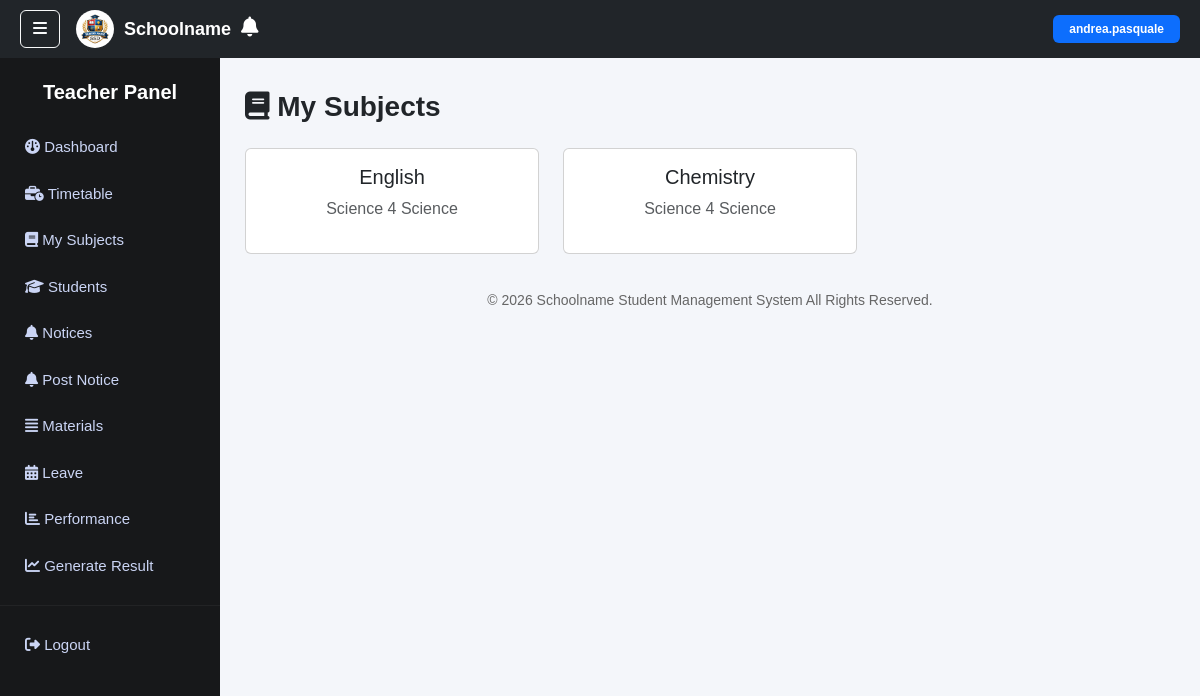
Page /teacher/subjects/ (signed in) on the committed database.
### core/models.py (models this page shows, shortened)
class Subject(models.Model):
    name = models.CharField(max_length=100)
    level = models.ForeignKey(AcademicLevel, on_delete=models.CASCADE)
    stream = models.ForeignKey(
        AcademicStream,
        on_delete=models.SET_NULL,
        null=True,
        blank=True
    )
    class Meta:
        constraints = [
            models.UniqueConstraint(
                fields=['name', 'level'],
                condition=Q(stream__isnull=True),
                name='unique_subject_no_stream'
            ),
            models.UniqueConstraint(
                fields=['name', 'level', 'stream'],
                condition=Q(stream__isnull=False),
                name='unique_subject_with_stream'
            ),
        ]

class AcademicLevel(models.Model):
    name = models.CharField(max_length=20, unique=True)
    has_streams = models.BooleanField(default=False)
    def __str__(self):
        return self.name

class AcademicStream(models.Model):
    name = models.CharField(max_length=20, unique=True)
    def __str__(self):
        return self.name

### core/views.py (the view)
# urls.py: path('teacher/subjects/', views.teacher_subjects, name='teacher_subjects'),
@login_required
@user_passes_test(is_teacher)
def teacher_subjects(request):
    teacher = Teacher.objects.get(user=request.user)
    return render(request, 'teacher/teacher_subjects.html', {
        'subjects': teacher.subjects.all()
    })

### core/views.py (called while the page is built)
def is_teacher(user):
    return user.is_authenticated and Teacher.objects.filter(user=user).exists()

### templates/teacher/teacher_subjects.html
{% extends 'base.html' %}
{% block sidebar %}
{% include "includes/teacher_sidebar.html" %}
{% endblock %}
{% block content %}
<h3 class="fw-bold mb-4"><i class="fa-solid fa-book"></i> My Subjects</h3>
<div class="row">
{% for subject in subjects %}
<div class="col-md-4 mb-3">
<div class="card p-3 text-center">
<h5>{{ subject.name }}</h5>
<p class="text-muted">{{ subject.level }} {{ subject.stream }}</p>
</div>
</div>
{% empty %}
<p>No subjects assigned</p>
{% endfor %}
</div>
{% endblock %}

### templates/base.html (shortened to what this page needs)
{% load static %}
<!DOCTYPE html>
<html lang="en">
<head>
<link href="https://cdn.jsdelivr.net/npm/bootstrap@5.3.2/dist/css/bootstrap.min.css" rel="stylesheet">
<link rel="stylesheet" href="https://cdnjs.cloudflare.com/ajax/libs/font-awesome/6.5.0/css/all.min.css">
</head>
<body>
<nav class="navbar navbar-dark bg-dark d-flex justify-content-between">
<div class="d-flex align-items-center">
<button class="btn btn-outline-light me-3" onclick="toggleSidebar()"><i class="fa-solid fa-bars"></i></button>
<div class="school-header">
<img src="{% static 'images/school_logo.png' %}" class="school-logo">
<span class="school-name">Schoolname</span>
<div class="position-relative me-3">
<i class="fa-solid fa-bell text-white fs-5"></i>
</div>
</div>
</div>
{% if request.user.is_authenticated %}
<span class="badge bg-primary px-3 py-2">
    {{ request.user.username }}
</span>
{% endif %}
</nav>
<div class="sidebar" id="sidebar">
{% block sidebar %}
{% endblock %}
</div>
<div class="main-content">
{% block content %}
{% endblock %}
<div class="footer">
© <script>document.write(new Date().getFullYear())</script>
Schoolname Student Management System All Rights Reserved.
</div>
</div>
</body>
</html>

### templates/base.html (style rules this page uses)
body { background:#f4f6fa; overflow-x:hidden; font-family:Arial, Helvetica, sans-serif; }
.navbar { position:fixed; top:0; left:0; width:100%; z-index:1001; padding:10px 20px; }
.school-header { display:flex; align-items:center; gap:10px; }
.school-logo { width:38px; height:38px; border-radius:50%; object-fit:cover; }
.school-name { color:white; font-weight:600; font-size:18px; }
.sidebar { position:fixed; top:0; left:0; height:100vh; width:220px; background-color: rgba(16,17,19,0.97); padding-top:80px; transition:0.3s; z-index:1000; overflow-y:auto; }
.main-content { margin-left:220px; padding:90px 25px 40px 25px; min-height:100vh; }
.footer { text-align:center; padding:20px; color:#666; font-size:14px; }

### rows in the picture
Subject: name "English", level "Science 4", stream "Science"
Subject: name "Chemistry", level "Science 4", stream "Science"

### other values in the picture
{{ request.user.username }} "andrea.pasquale"
